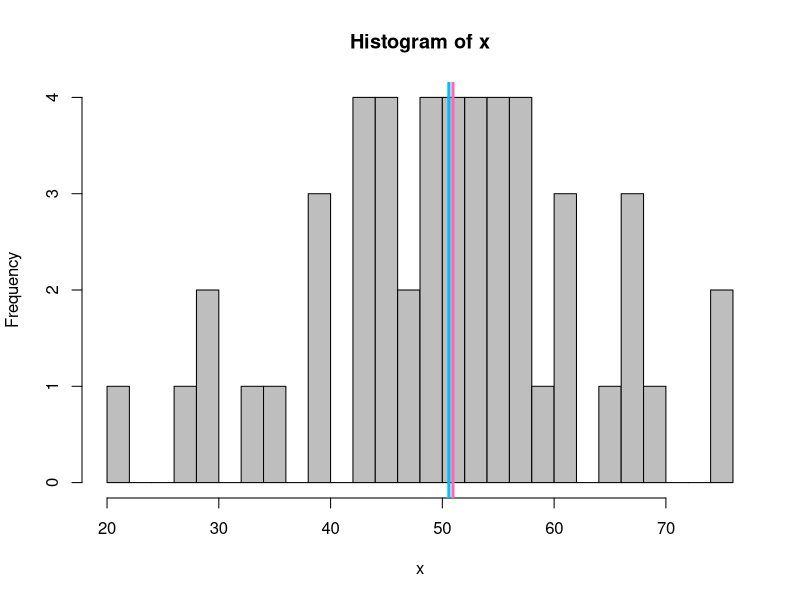
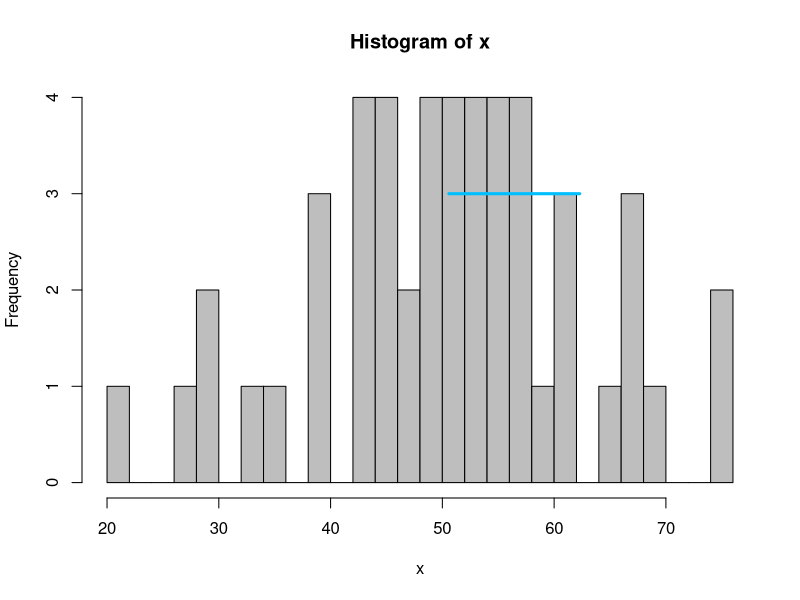
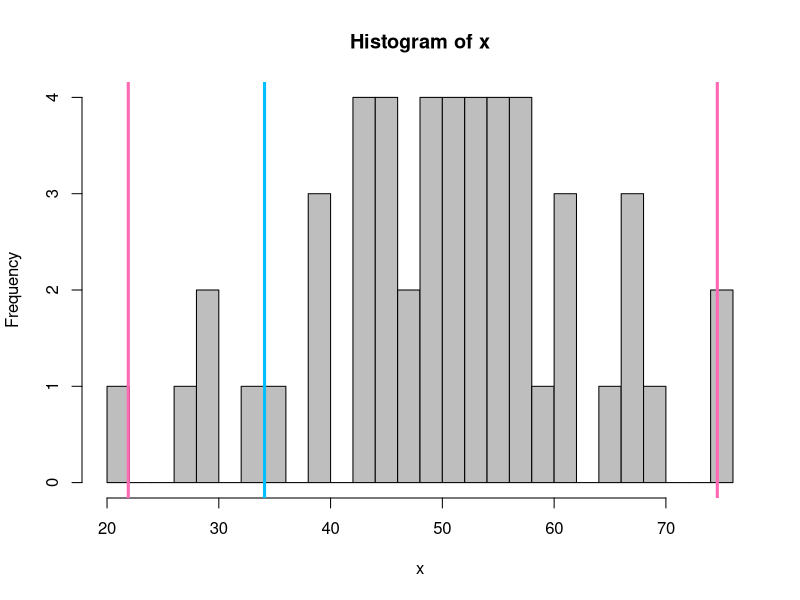

Write R code to recreate these figures, in order. (Note: this script raises an error after producing the figures.)
## ---- chunk 1
v1 <- c(2.3,3.6,1.1,2.4,2.5,10.2,5.1,2.0)
v2 <- c("Paris","Lyon","Marseille","Rennes","Montpellier")
## ---- chunk 2
v1
## ---- chunk 3
v1+4 # addition
v1-3 # soustraction
v1*5 # multiplication
v1/4 # division
v1^2 # puissance
## ---- chunk 4
v1
## ---- chunk 5
v1==3.6 # égal à
v1!=2   # différent de
## ---- chunk 6
v1
## ---- chunk 7
v1<4  # plus petit
v1>10 # plus grand
v1<=5 # plus petit ou égal
v1>=3 # plus grand ou égal
## ---- chunk 8
v1
## ---- chunk 9
!(v1>10)    # NON logique
v1<2 & v1>5 # ET logique
v1<3 | v1>5 # OU logique
## ---- chunk 10
v9 <- c(3.2, NA, 8.9, 42.3, 59.2, NA)
is.na(v9)
## ---- chunk 11
v1
which(v1>3)
v1[which(v1>3)]
## ---- chunk 12
v2
which(v2=="Marseille")
v2[which(v2=="Marseille")]
## ---- chunk 13
x=round(rnorm(50,50,10),1)
## ---- chunk 14
x
## ---- chunk 15
hist(x,col="grey", breaks=20)
abline(v=mean(x),col="deepskyblue", lwd=3)
abline(v=median(x), col="hotpink", lwd=3)
## ---- chunk 16
mean(x)
## ---- chunk 17
median(x)
## ---- chunk 18
var(x)
sd(x)
## ---- chunk 19
hist(x,col="grey", breaks=20)
points(c(mean(x),mean(x)+sd(x)),
       c(3,3),type="l",lwd=3,
       col="deepskyblue")
## ---- chunk 20
quantile(x, 0.10)
## ---- chunk 21
min(x)
max(x)
## ---- chunk 22
hist(x,col="grey", breaks=20)
abline(v=quantile(x,0.1),col="deepskyblue", lwd=3)
abline(v=range(x), col="hotpink", lwd=3)
## ---- chunk 23
quantile(x=x, probs=0.1)
## ---- chunk 24
quantile(x=x)
## ---- chunk 25
quantile(x=x, probs=0.1)
quantile(x,0.1)
## ---- chunk 26
quantile(0.1,x)
